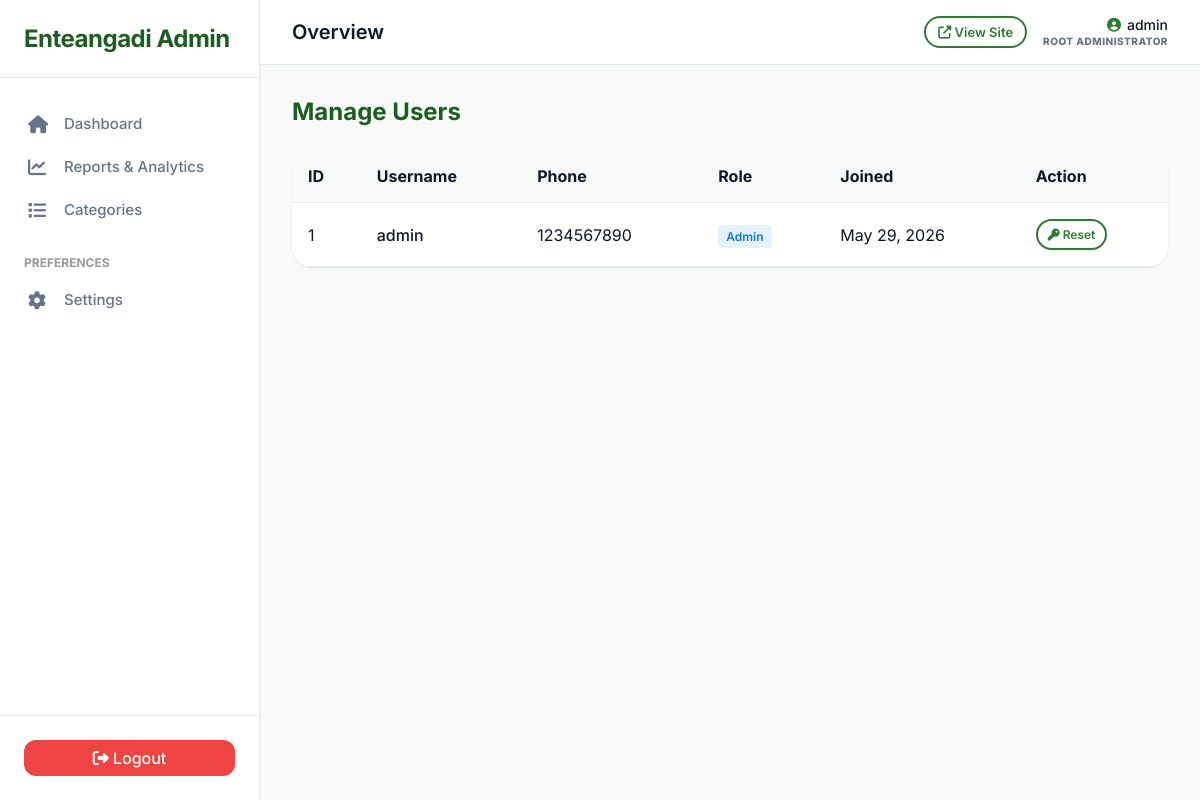
Before: /admin/users.php (signed in) with the older database file.
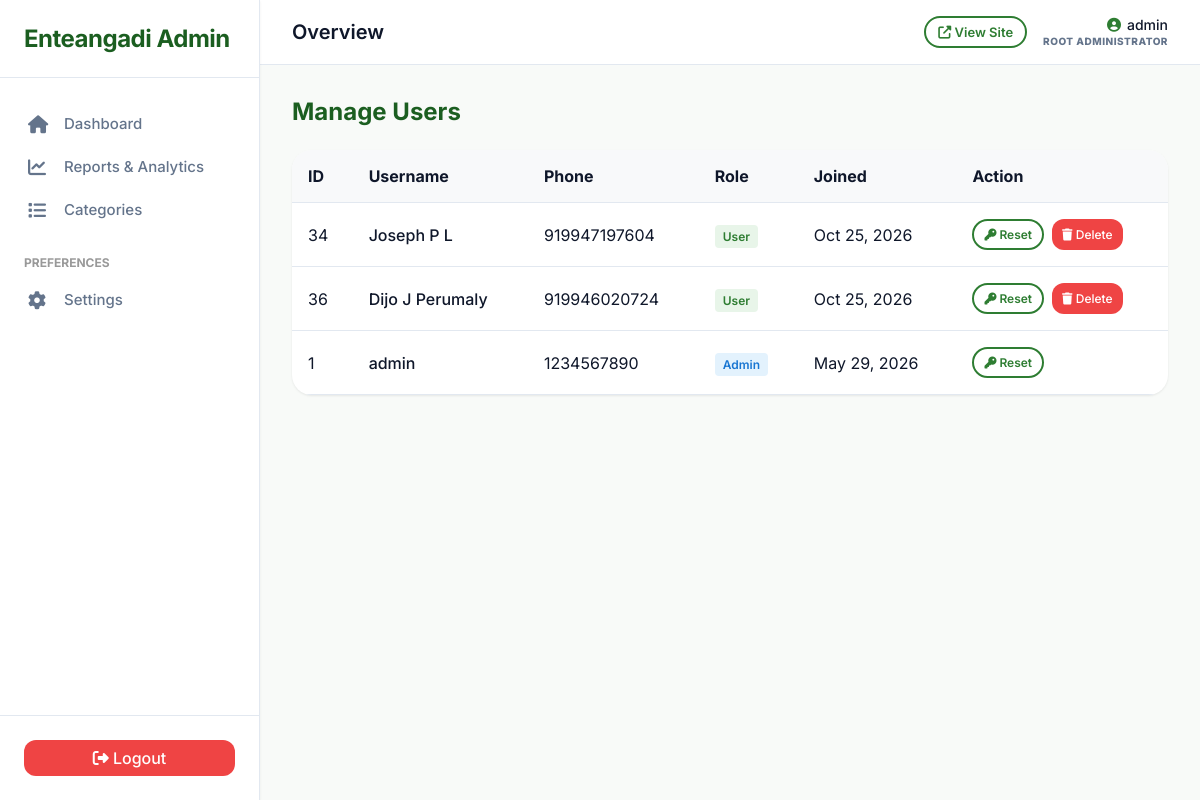
After: the same page with the newer database file.
### tables this page shows
CREATE TABLE `users` (
  `id` int(11) NOT NULL AUTO_INCREMENT,
  `username` varchar(100) NOT NULL,
  `email` varchar(155) DEFAULT NULL,
  `phone_number` varchar(20) NOT NULL,
  `phone` varchar(20) DEFAULT NULL,
  `profile_picture` varchar(255) DEFAULT NULL,
  `password` varchar(255) NOT NULL,
  `role` enum('user','admin') DEFAULT 'user',
  `is_admin` tinyint(1) DEFAULT 0,
  `permissions` text DEFAULT NULL,
  `session_token` varchar(255) DEFAULT NULL,
  `last_activity` timestamp NULL DEFAULT NULL,
  `created_at` timestamp NOT NULL DEFAULT current_timestamp(),
  `tut_home` tinyint(1) DEFAULT 0,
  `tut_post` tinyint(1) DEFAULT 0,
  `tut_profile` tinyint(1) DEFAULT 0,
  `tut_inbox` tinyint(1) DEFAULT 0,
  `is_verified` tinyint(1) DEFAULT 0,
  PRIMARY KEY (`id`),
  UNIQUE KEY `phone_number` (`phone_number`),
  UNIQUE KEY `email` (`email`)
);

### config.php (called while the page is built, shortened)
<?php
$host = defined('DB_HOST') ? DB_HOST : 'localhost';
$username = defined('DB_USER') ? DB_USER : 'root';
$password = defined('DB_PASS') ? DB_PASS : '';
$dbname = defined('DB_NAME') ? DB_NAME : 'enteangadi';
try {
    try {
        $pdo = new PDO("mysql:host=$host;charset=utf8mb4", $username, $password);
    } catch (PDOException $e) {
        if ($host === 'localhost') {
            $host = '127.0.0.1';
            $pdo = new PDO("mysql:host=$host;charset=utf8mb4", $username, $password);
        } else {
            throw $e;
        }
    }
    $pdo->setAttribute(PDO::ATTR_ERRMODE, PDO::ERRMODE_EXCEPTION);
    $pdo->exec("CREATE DATABASE IF NOT EXISTS `$dbname` CHARACTER SET utf8mb4 COLLATE utf8mb4_unicode_ci;");
    $pdo->exec("USE `$dbname`;");
    $pdo->setAttribute(PDO::ATTR_DEFAULT_FETCH_MODE, PDO::FETCH_ASSOC);
    try {
        $pdo->exec("
            CREATE TABLE IF NOT EXISTS `site_visits` (
                `id` int(11) NOT NULL AUTO_INCREMENT,
                `visit_date` date NOT NULL,
                `ip_address` varchar(45) NOT NULL,
                `user_id` int(11) DEFAULT NULL,
                `page_url` varchar(255) DEFAULT NULL,
                `user_agent` varchar(255) DEFAULT NULL,
                `created_at` timestamp NOT NULL DEFAULT CURRENT_TIMESTAMP,
                PRIMARY KEY (`id`),
                KEY `idx_visit_date` (`visit_date`),
                KEY `idx_user_id` (`user_id`),
                KEY `idx_ip_date` (`ip_address`, `visit_date`)
            ) ENGINE=InnoDB DEFAULT CHARSET=utf8mb4 COLLATE=utf8mb4_general_ci;
        ");
    } catch (Exception $e_sv) {
    }
    $pdo->exec("CREATE TABLE IF NOT EXISTS messages (
        id INT AUTO_INCREMENT PRIMARY KEY,
        sender_id INT NOT NULL,
        receiver_id INT NOT NULL,
        product_id INT NOT NULL,
        message_text TEXT NOT NULL,
        is_read TINYINT(1) DEFAULT 0,
        deleted_by_sender TINYINT(1) DEFAULT 0,
        deleted_by_receiver TINYINT(1) DEFAULT 0,
        created_at TIMESTAMP DEFAULT CURRENT_TIMESTAMP,
        FOREIGN KEY (sender_id) REFERENCES users(id) ON DELETE CASCADE,
        FOREIGN KEY (receiver_id) REFERENCES users(id) ON DELETE CASCADE,
        FOREIGN KEY (product_id) REFERENCES products(id) ON DELETE CASCADE
    )");
    $stmt_check_admin = $pdo->prepare("SELECT * FROM users WHERE username = 'admin'");
    $stmt_check_admin->execute();
    function has_permission($module)
    {
        if ($_SESSION['admin_permissions'] === '*')
            return true;
        $perms = explode(',', $_SESSION['admin_permissions']);
        return in_array($module, $perms);
    }
} catch (PDOException $e) {
    die("Connection failed: " . $e->getMessage());
}
        ?>

### admin/users.php (the view, shortened to what the changed rows need)
<?php
require_once '../config.php';
$stmt = $pdo->query("SELECT * FROM users ORDER BY created_at DESC");
$users = $stmt->fetchAll();
require_once 'includes/header.php';
?>
<h2 style="margin-bottom: 24px; color: var(--primary-green-dark);">Manage Users</h2>
<div
    style="background: var(--white); border-radius: var(--border-radius); box-shadow: var(--shadow-sm); overflow: hidden;">
    <table style="width: 100%; border-collapse: collapse;">
        <thead>
            <tr style="background: #f8f9fa; border-bottom: 1px solid var(--border-color); text-align: left;">
                <th style="padding: 16px;">ID</th>
                <th style="padding: 16px;">Username</th>
                <th style="padding: 16px;">Phone</th>
                <th style="padding: 16px;">Role</th>
                <th style="padding: 16px;">Joined</th>
                <th style="padding: 16px;">Action</th>
            </tr>
        </thead>
        <tbody>
            <?php foreach ($users as $user): ?>
                <tr style="border-bottom: 1px solid var(--border-color);">
                    <td style="padding: 16px;"><?= $user['id'] ?></td>
                    <td style="padding: 16px; font-weight: 500;"><?= htmlspecialchars($user['username']) ?></td>
                    <td style="padding: 16px;"><?= htmlspecialchars($user['phone_number']) ?></td>
                    <td style="padding: 16px;">
                        <span
                            style="padding: 4px 8px; border-radius: 4px; font-size: 12px; font-weight: 600; background: <?= $user['role'] === 'admin' ? '#e3f2fd' : '#e8f5e9' ?>; color: <?= $user['role'] === 'admin' ? '#1976d2' : '#2e7d32' ?>;">
                            <?= ucfirst($user['role']) ?>
                        </span>
                    </td>
                    <td style="padding: 16px;"><?= date('M d, Y', strtotime($user['created_at'])) ?></td>
                    <td style="padding: 16px;">
                        <div style="display: flex; gap: 8px;">
                            <button type="button" onclick="openResetModal(<?= $user['id'] ?>, '<?= htmlspecialchars($user['username']) ?>')" class="btn-secondary" style="font-size: 12px; padding: 6px 10px;"><i class="fa fa-key"></i> Reset</button>
                            <?php if ($user['role'] !== 'admin' && has_permission('manage_users')): ?>
                                <button type="button" onclick="openDeleteUserModal(<?= $user['id'] ?>, '<?= htmlspecialchars($user['username'], ENT_QUOTES) ?>')" class="btn-danger" style="font-size: 12px; padding: 6px 10px;"><i class="fa fa-trash"></i> Delete</button>
                            <?php endif; ?>
                        </div>
                    </td>
                </tr>
            <?php endforeach; ?>
        </tbody>
    </table>
</div>
<?php require_once 'includes/footer.php'; ?>

Changed rows visible on the page:
added users: id "34", username "Joseph P L", phone_number "919947197604", role "User", created_at "Oct 25, 2026"
added users: id "36", username "Dijo J Perumaly", phone_number "919946020724", role "User", created_at "Oct 25, 2026"
